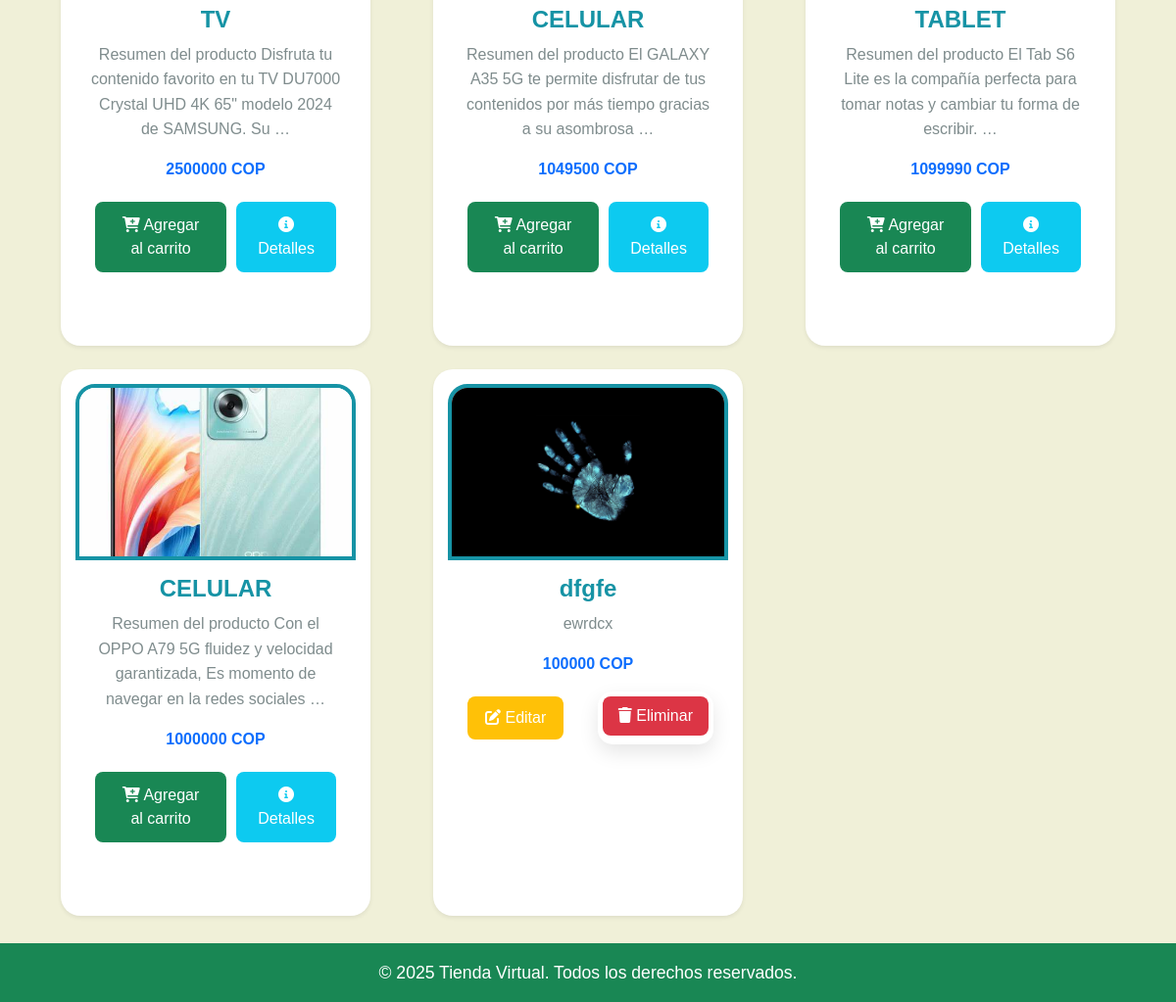
Before: /productos/ (signed in, lower part) with the older database file.
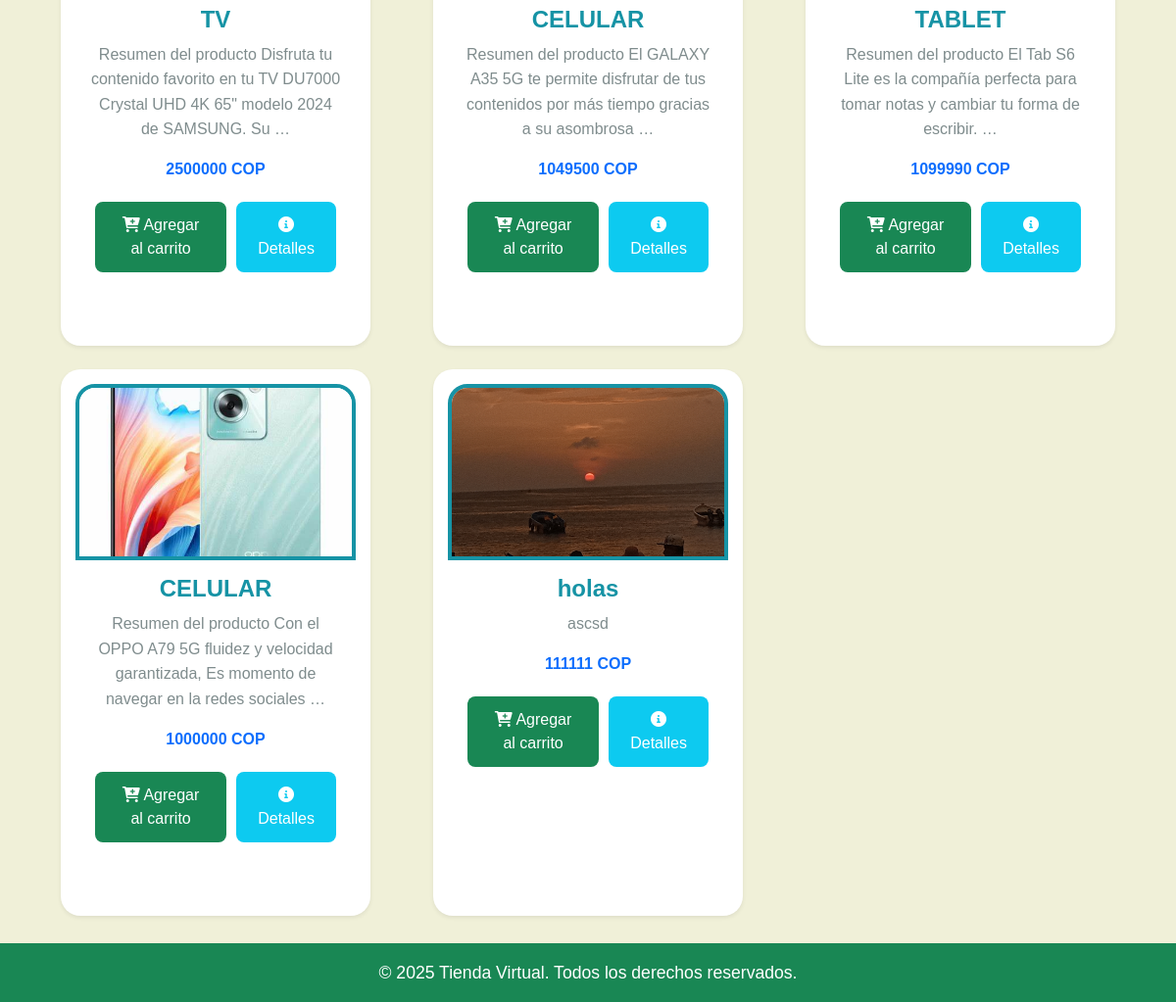
After: the same page with the newer database file.
### cuentas/models.py (models this page shows, shortened)
class Producto(models.Model):
    nombre = models.CharField(max_length=200)
    descripcion = models.TextField()
    precio = models.DecimalField(max_digits=10, decimal_places=2)
    cantidad_stock = models.PositiveIntegerField()
    imagen = models.ImageField(upload_to='productos/')
    especificaciones = models.TextField()
    agotado = models.BooleanField(default=False)
    recomendado = models.BooleanField(default=False)
    usuario = models.ForeignKey(User, on_delete=models.CASCADE, null=True, blank=True)

### cuentas/views.py (the view)
# urls.py: path('productos/', views.productos, name='productos'),
@login_required(login_url="inicio_sesion")
def productos(request):
    form = ProductoFiltroForm(request.GET)
    productos = Producto.objects.all()
    productos_usuario = productos.filter(usuario=request.user)
    productos_restantes = productos.exclude(usuario=request.user)
    productos = productos_usuario | productos_restantes
    if form.is_valid():
        nombre_producto = form.cleaned_data.get('nombre_producto')
        if nombre_producto:
            productos = productos.filter(nombre__icontains=nombre_producto)
        precio_min = form.cleaned_data.get('precio_min')
        precio_max = form.cleaned_data.get('precio_max')
        if precio_min is not None:
            productos = productos.filter(precio__gte=precio_min)
        if precio_max is not None:
            productos = productos.filter(precio__lte=precio_max)
        orden = form.cleaned_data.get('orden')
        if orden == 'nombre':
            productos = productos.order_by('nombre')
        elif orden == 'precio':
            productos = productos.order_by('precio')
    return render(request, 'cuentas/productos.html', {
        'productos': productos,
        'form': form,
        'todos_los_productos': Producto.objects.all(),  #
    })

### cuentas/forms.py (called while the page is built)
    def clean(self):
        cleaned_data = super().clean()
        precio_min = cleaned_data.get('precio_min')
        precio_max = cleaned_data.get('precio_max')
        if precio_min and precio_max and precio_min > precio_max:
            raise forms.ValidationError("El precio mínimo no puede ser mayor al precio máximo.")
        return cleaned_data

### cuentas/templates/cuentas/productos.html (shortened to what this page needs)
<!DOCTYPE html>
<html lang="es">
<head>
    <link href="https://cdn.jsdelivr.net/npm/bootstrap@5.3.0-alpha1/dist/css/bootstrap.min.css" rel="stylesheet">
    <link rel="stylesheet" href="https://cdnjs.cloudflare.com/ajax/libs/font-awesome/6.0.0-beta3/css/all.min.css">
    {% load static %}
    <link rel="stylesheet" href="{% static 'cuentas/styles/productos.css' %}">
</head>
<body>
    <div class="container mt-5">
        {% if productos %}
        <div class="row">
            {% for producto in productos %}
            <div class="col-md-4 mb-4">
                <div class="card h-100 shadow-sm">
                    <img src="{{ producto.imagen.url|default:'/static/images/default-product.jpg' }}"
                         class="card-img-top"
                         alt="{{ producto.nombre }}">
                    <div class="card-body">
                        <h5 class="card-title">{{ producto.nombre }}</h5>
                        <p class="card-text">{{ producto.descripcion|truncatewords:20 }}</p>
                        <p class="text-primary fw-bold">{{ producto.precio|floatformat:0 }} COP</p>
                        {% if producto.cantidad_stock <= 0 %}
                            <p class="text-danger">Producto agotado</p>
                            <button class="btn btn-secondary" disabled><i class="fas fa-cart-plus"></i> Agotado</button>
                        {% else %}
                            <div class="d-flex justify-content-between">
                                {% if producto.usuario != request.user %}
                                    <a href="{% url 'agregar_al_carrito' producto.id %}" class="btn btn-success">
                                        <i class="fas fa-cart-plus"></i> Agregar al carrito
                                    </a>
                                {% endif %}
                                {% if producto.usuario != request.user %}
                                    <a href="{% url 'detalle_producto' producto.id %}" class="btn btn-info">
                                        <i class="fas fa-info-circle"></i> Detalles
                                    </a>
                                {% endif %}
                                {% if producto.usuario == request.user %}
                                    <a href="{% url 'editar_producto' producto.id %}" class="btn btn-warning">
                                        <i class="fas fa-edit"></i> Editar
                                    </a>
                                    <form action="{% url 'eliminar_producto' producto.id %}" method="post" class="d-inline-block" style="margin: 0; padding: 0;">
                                        <button type="submit" class="btn btn-danger">
                                            <i class="fas fa-trash"></i> Eliminar
                                        </button>
                                    </form>
                                {% endif %}
                            </div>
                        {% endif %}
                    </div>
                </div>
            </div>
            {% endfor %}
        </div>
        {% else %}
        <div class="alert alert-warning text-center">
            <h4>No hay productos disponibles en este momento</h4>
            <p>Vuelve más tarde para explorar nuestras novedades.</p>
        </div>
        {% endif %}
    </div>
    <footer class="bg-success text-white text-center py-3 mt-4">
        <p class="mb-0" style="font-size: 1.1rem;">© 2025 Tienda Virtual. Todos los derechos reservados.</p>
    </footer>
</body>
</html>

Changed rows visible on the page:
removed Producto: imagen (picture), nombre "dfgfe", descripcion "ewrdcx", precio "100000", cantidad_stock 122 (drawn)
added Producto: imagen (picture), nombre "holas", descripcion "ascsd", precio "111111", cantidad_stock 1 (drawn)
